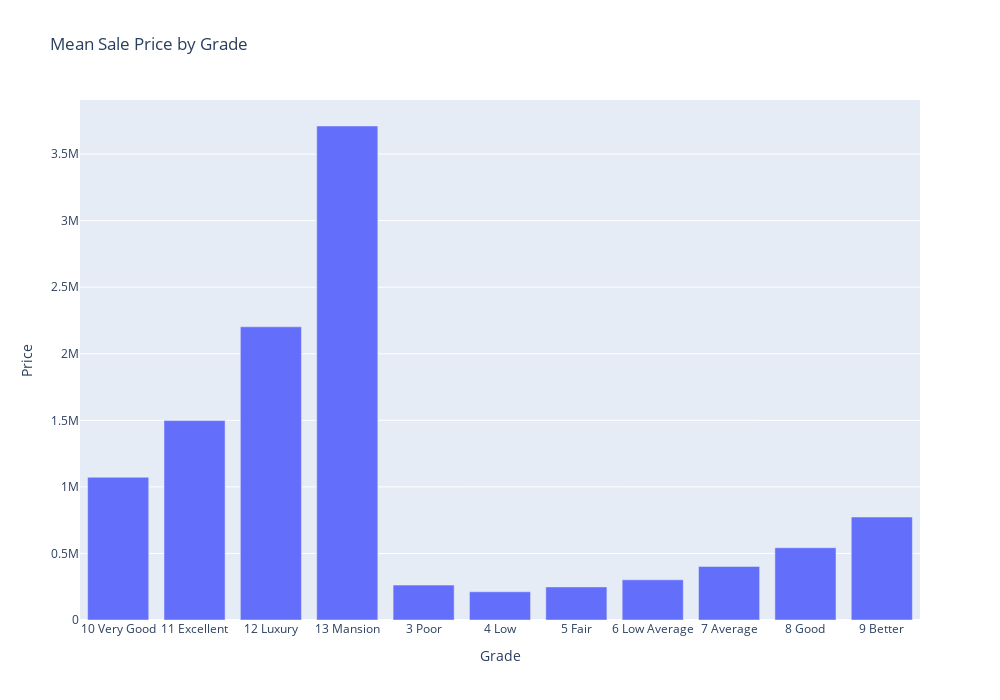

Notebook cell for this chart:
### Code cell
# Grouping data by grade
grade_groups = data.groupby('grade').mean().sort_index().reset_index()


# Creating a bar plot
fig = px.bar(grade_groups,
             x='grade', y='price',
             title='Mean Sale Price by Grade',
             labels={'grade': 'Grade', 'price': 'Price'},
             height=700, width=1000)

# Showing the plot
fig.show()

### Figure 1 — Plotly figure (JSON) as saved in the notebook; plotly's stock layout.template omitted (floating-point values rounded to 4 significant figures)
{"data": [{"alignmentgroup": "True", "hovertemplate": "Grade=%{x}<br>Price=%{y}<extra></extra>", "legendgroup": "", "marker": {"color": "#636efa"}, "name": "", "offsetgroup": "", "orientation": "v", "showlegend": false, "textposition": "auto", "type": "bar", "x": ["10 Very Good", "11 Excellent", "12 Luxury", "13 Mansion", "3 Poor", "4 Low", "5 Fair", "6 Low Average", "7 Average", "8 Good", "9 Better"], "xaxis": "x", "y": [1072000.0, 1498000.0, 2203000.0, 3711000.0, 262000, 212000.0, 248500.0, 301900.0, 402600.0, 543000.0, 773700.0], "yaxis": "y"}], "layout": {"barmode": "relative", "height": 700, "legend": {"tracegroupgap": 0}, "title": {"text": "Mean Sale Price by Grade"}, "width": 1000, "xaxis": {"anchor": "y", "domain": [0, 1], "title": {"text": "Grade"}}, "yaxis": {"anchor": "x", "domain": [0, 1], "title": {"text": "Price"}}}}
